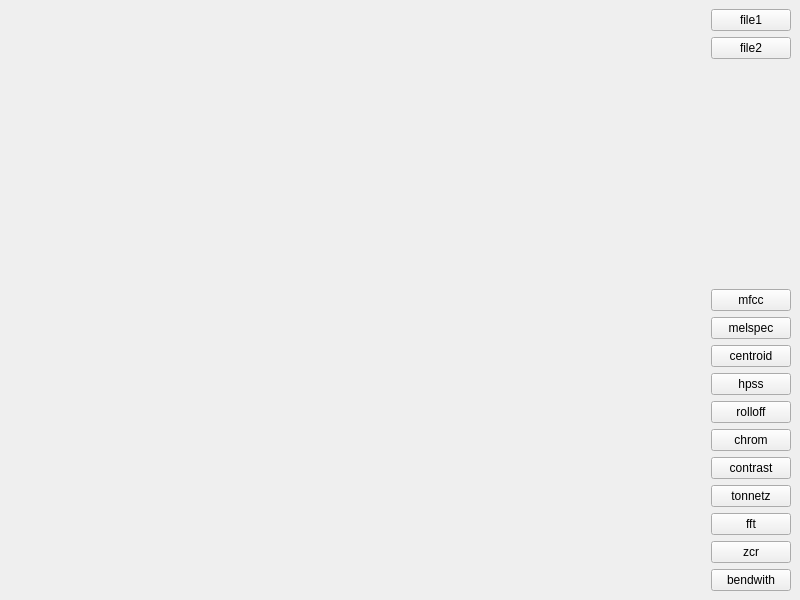
<?xml version="1.0" encoding="UTF-8"?>
<ui version="4.0">
 <class>MainWindow</class>
 <widget class="QMainWindow" name="MainWindow">
  <property name="geometry">
   <rect>
    <x>0</x>
    <y>0</y>
    <width>800</width>
    <height>600</height>
   </rect>
  </property>
  <property name="windowTitle">
   <string>MainWindow</string>
  </property>
  <widget class="QWidget" name="centralwidget">
   <layout class="QGridLayout" name="gridLayout">
    <item row="0" column="0">
     <layout class="QVBoxLayout" name="verticalLayout_2">
      <item>
       <widget class="QWidget" name="MplWidget" native="true">
        <property name="sizePolicy">
         <sizepolicy hsizetype="Expanding" vsizetype="Expanding">
          <horstretch>0</horstretch>
          <verstretch>0</verstretch>
         </sizepolicy>
        </property>
       </widget>
      </item>
     </layout>
    </item>
    <item row="0" column="1">
     <layout class="QVBoxLayout" name="verticalLayout">
      <item alignment="Qt::AlignHCenter">
       <widget class="QPushButton" name="getfile1">
        <property name="text">
         <string>file1</string>
        </property>
       </widget>
      </item>
      <item alignment="Qt::AlignHCenter">
       <widget class="QPushButton" name="getfile2">
        <property name="text">
         <string>file2</string>
        </property>
       </widget>
      </item>
      <item>
       <spacer name="verticalSpacer">
        <property name="orientation">
         <enum>Qt::Vertical</enum>
        </property>
        <property name="sizeHint" stdset="0">
         <size>
          <width>20</width>
          <height>40</height>
         </size>
        </property>
       </spacer>
      </item>
      <item alignment="Qt::AlignHCenter|Qt::AlignTop">
       <widget class="QPushButton" name="mfcc">
        <property name="text">
         <string>mfcc</string>
        </property>
       </widget>
      </item>
      <item alignment="Qt::AlignHCenter">
       <widget class="QPushButton" name="melspec">
        <property name="text">
         <string>melspec</string>
        </property>
       </widget>
      </item>
      <item alignment="Qt::AlignHCenter">
       <widget class="QPushButton" name="centroid">
        <property name="text">
         <string>centroid</string>
        </property>
       </widget>
      </item>
      <item alignment="Qt::AlignHCenter">
       <widget class="QPushButton" name="hpss">
        <property name="text">
         <string>hpss</string>
        </property>
       </widget>
      </item>
      <item alignment="Qt::AlignHCenter">
       <widget class="QPushButton" name="rolloff">
        <property name="text">
         <string>rolloff</string>
        </property>
       </widget>
      </item>
      <item alignment="Qt::AlignHCenter">
       <widget class="QPushButton" name="chrom">
        <property name="text">
         <string>chrom</string>
        </property>
       </widget>
      </item>
      <item alignment="Qt::AlignHCenter">
       <widget class="QPushButton" name="contrast">
        <property name="text">
         <string>contrast</string>
        </property>
       </widget>
      </item>
      <item alignment="Qt::AlignHCenter">
       <widget class="QPushButton" name="tonnetz">
        <property name="text">
         <string>tonnetz</string>
        </property>
       </widget>
      </item>
      <item alignment="Qt::AlignHCenter">
       <widget class="QPushButton" name="fft">
        <property name="text">
         <string>fft</string>
        </property>
       </widget>
      </item>
      <item alignment="Qt::AlignHCenter">
       <widget class="QPushButton" name="zcr">
        <property name="text">
         <string>zcr</string>
        </property>
       </widget>
      </item>
      <item alignment="Qt::AlignHCenter">
       <widget class="QPushButton" name="bendwith">
        <property name="text">
         <string>bendwith</string>
        </property>
       </widget>
      </item>
     </layout>
    </item>
   </layout>
  </widget>
 </widget>
 <resources/>
 <connections/>
</ui>
